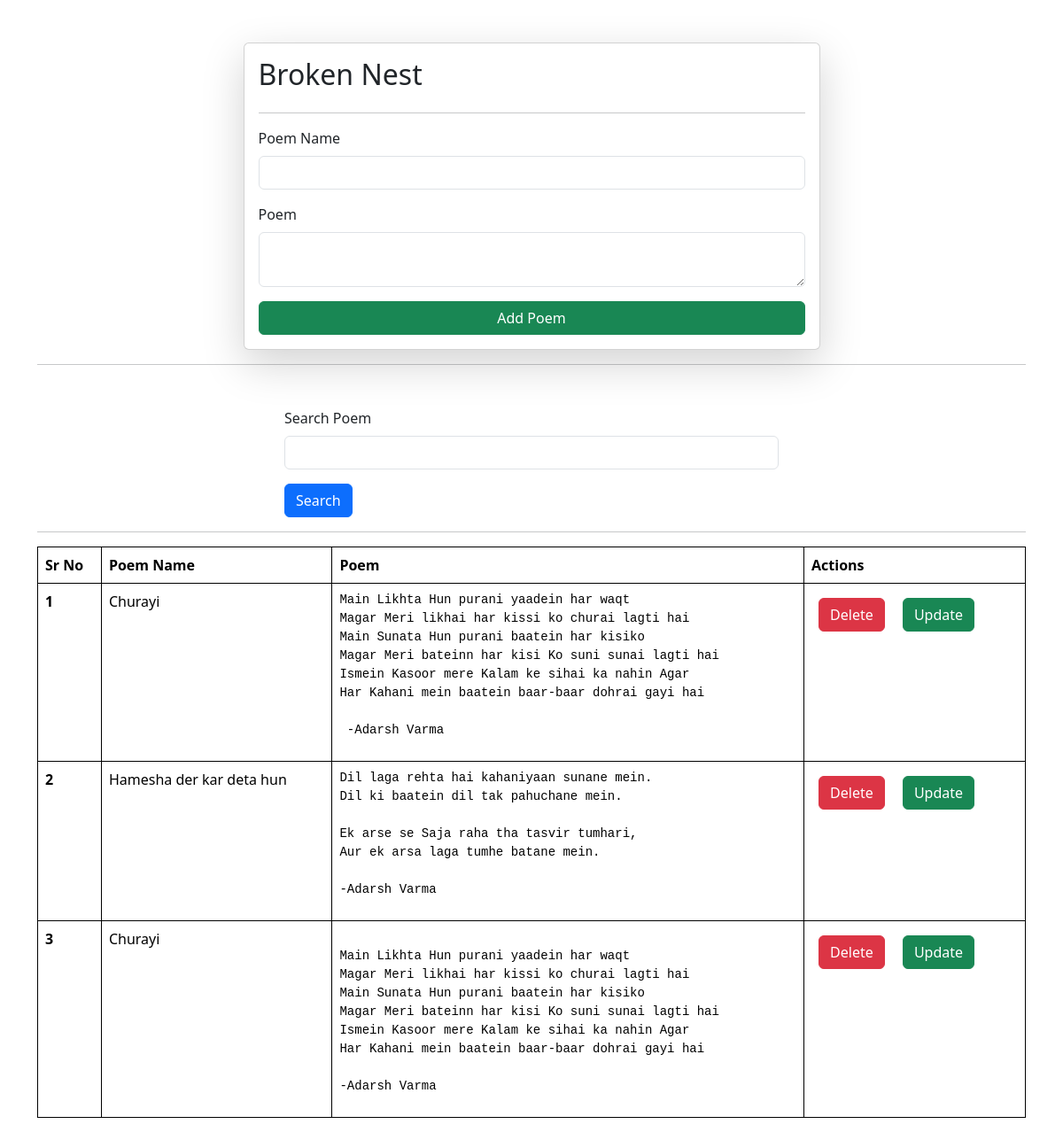
The page / on the database its author committed.
### brokennest/models.py (models this page shows)
class books(models.Model):
    user = models.ForeignKey(User,on_delete = models.SET_NULL, null=True,blank=True)
    note_name = models.CharField(max_length = 200)
    note_description = models.TextField()

### brokennest/views.py (the view, shortened to what this page needs)
# urls.py: path("", notebook, name = "notebook"),
def notebook(request):
    queryset = books.objects.all()
    if request.GET.get("Search"):
         queryset = queryset.filter(note_name__icontains = request.GET.get("Search"))
    context = {"notebook":queryset}
    return render(request, "books.html", context)

### brokennest/templates/books.html (shortened to what this page needs)
{% extends "base.html" %}
{% block start %}
    <div class = "container mt-5">
        <form class="col-7 mx-auto card p-3 shadow-lg" method="post">
            <h2>Broken Nest</h2>
            <hr>
            <div class="mb-3">
              <label class="form-label">Poem Name</label>
              <input name = "note_name" type="text" required class="form-control" >
            </div>
            <div class="mb-3">
              <label class="form-label">Poem</label>
              <textarea name = "note_description" required class="form-control"></textarea>
            </div>
            <button type="submit" class="btn btn-success">Add Poem</button>
          </form>
          <hr>
          <div class="mt-5">
            <div class="mx-auto col-6">
            <form>
              <div class="mb-3">
                <label for="exampleInputEmail1" class="form-label">Search Poem</label>
                <input name="Search" type="text" class="form-control">
              </div>
              <button type="submit" class="btn btn-primary">Search</button>
            </form>
            </div>
          </div>
          <hr>
          <table class="table">
            <thead>
              <tr>
                <th scope="col">Sr No</th>
                <th scope="col">Poem Name</th>
                <th scope="col">Poem</th>
                <th scope="col">Actions</th>
              </tr>
            </thead>
            <tbody>
                {% for note in notebook %}
              <tr>
                <th scope="row">{{ forloop.counter }}</th>
                <td>{{note.note_name}}</td>
                <td>
                  <pre mt-2>{{ note.note_description }}</pre>
                </td>
                <td>
                    <a href="/delete_note/{{note.id}}/" class="btn btn-danger m-2">Delete</a>
                    <a href="/update_note/{{note.id}}/" class="btn btn-success m-2">Update</a>
                </td>
              </tr>
              {% endfor %}
            </tbody>
          </table>
    </div>
{% endblock %}

### brokennest/templates/base.html (style rules this page uses)
table, th, td { border: 1px solid black; }

### rows shown on the page
books: note_name "Churayi", note_description "Main Likhta Hun purani yaadein har waqt Magar Meri likhai har kissi ko churai lagti hai Main Sunata Hun purani baatein har kisiko Magar Meri bateinn har kisi Ko suni sunai lagti hai Ismein Kasoor mere Kalam ke sihai ka nahin Agar Har Kahani mein baatein baar-baar dohrai gayi hai -Adarsh Varma"
books: note_name "Hamesha der kar deta hun", note_description "Dil laga rehta hai kahaniyaan sunane mein. Dil ki baatein dil tak pahuchane mein. Ek arse se Saja raha tha tasvir tumhari, Aur ek arsa laga tumhe batane mein. -Adarsh Varma"
books: note_name "Churayi", note_description "Main Likhta Hun purani yaadein har waqt Magar Meri likhai har kissi ko churai lagti hai Main Sunata Hun purani baatein har kisiko Magar Meri bateinn har kisi Ko suni sunai lagti hai Ismein Kasoor mere Kalam ke sihai ka nahin Agar Har Kahani mein baatein baar-baar dohrai gayi hai -Adarsh Varma"
